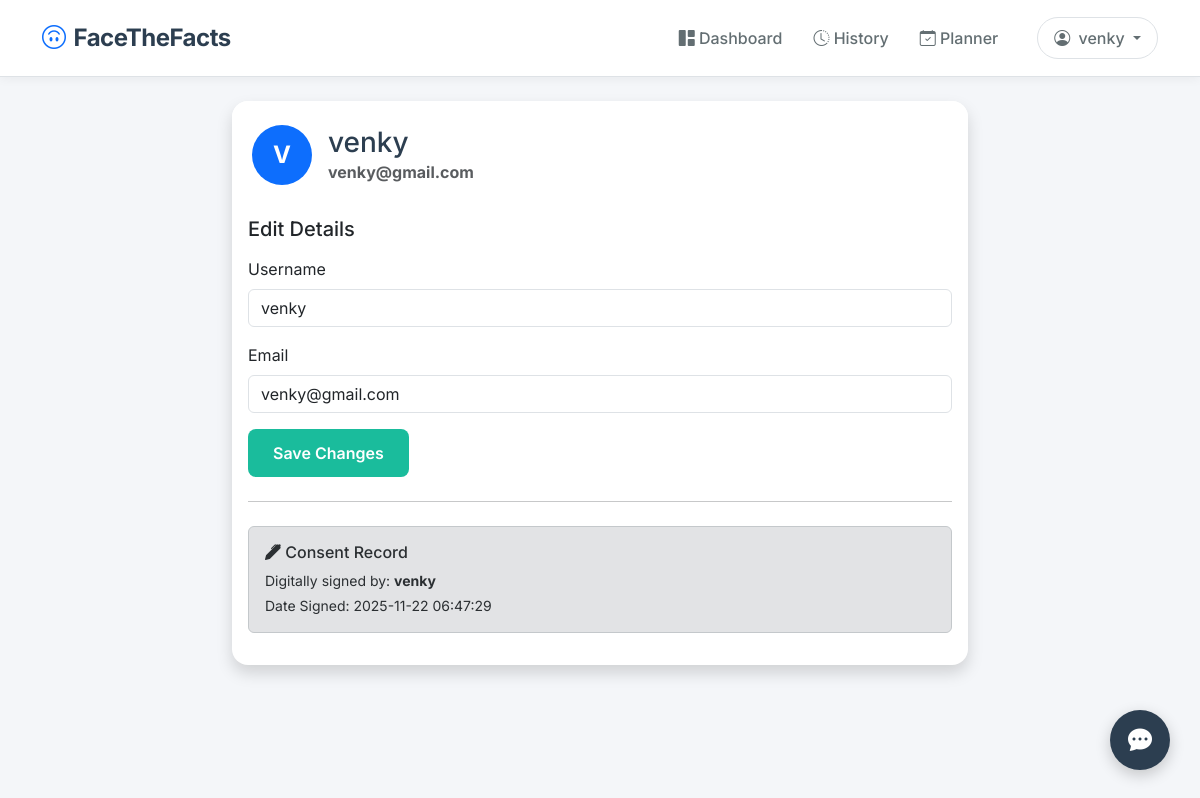
The app's page /profile (signed in) with its own data.
### utils/db_models.py (models this page shows)
class User(UserMixin, db.Model):
    id = db.Column(db.Integer, primary_key=True)
    username = db.Column(db.String(150), unique=True, nullable=False)
    email = db.Column(db.String(150), unique=True, nullable=False)
    password = db.Column(db.String(200), nullable=False)
    created_at = db.Column(db.DateTime, default=datetime.utcnow)
    consent_signature = db.Column(db.String(150), nullable=False, default="Not Signed")
    consent_date = db.Column(db.DateTime, default=datetime.utcnow)
    calibration_threshold = db.Column(db.Float, default=0.26)
    is_calibrated = db.Column(db.Boolean, default=False)
    sessions = db.relationship('MonitoringSession', backref='user', lazy=True)
    todos = db.relationship('TodoItem', backref='user', lazy=True)

### app.py (the view, shortened to what this page needs)
@app.route('/profile', methods=['GET', 'POST'])
@login_required
def profile():
    return render_template('profile.html')

### app.py (called while the page is built)
@login_manager.user_loader
def load_user(user_id):
    return User.query.get(int(user_id))

### templates/profile.html
{% extends "layout.html" %}
{% block content %}
<div class="row justify-content-center">
    <div class="col-md-8">
        <div class="card shadow">
            <div class="card-header bg-white border-bottom-0 pt-4 pb-0">
                <div class="d-flex align-items-center">
                    <div class="bg-primary text-white rounded-circle d-flex justify-content-center align-items-center me-3" style="width: 60px; height: 60px; font-size: 1.5rem;">
                        {{ current_user.username[0].upper() }}
                    </div>
                    <div>
                        <h3 class="mb-0">{{ current_user.username }}</h3>
                        <p class="text-muted mb-0">{{ current_user.email }}</p>
                    </div>
                </div>
            </div>
            <div class="card-body mt-3">
                <form method="POST">
                    <h5 class="mb-3">Edit Details</h5>
                    <div class="mb-3">
                        <label class="form-label">Username</label>
                        <input type="text" name="username" class="form-control" value="{{ current_user.username }}">
                    </div>
                    <div class="mb-3">
                        <label class="form-label">Email</label>
                        <input type="email" name="email" class="form-control" value="{{ current_user.email }}">
                    </div>
                    <button type="submit" class="btn btn-success">Save Changes</button>
                </form>
                <hr class="my-4">
                <div class="alert alert-secondary">
                    <h6 class="alert-heading"><i class="bi bi-pen-fill"></i> Consent Record</h6>
                    <p class="mb-1 small">Digitally signed by: <strong>{{ current_user.consent_signature }}</strong></p>
                    <p class="mb-0 small">Date Signed: {{ current_user.consent_date.strftime('%Y-%m-%d %H:%M:%S') }}</p>
                </div>
            </div>
        </div>
    </div>
</div>
{% endblock %}

### templates/layout.html (shortened to what this page needs)
<!DOCTYPE html>
<html lang="en">
<head>
    <link href="https://cdn.jsdelivr.net/npm/bootstrap@5.3.0/dist/css/bootstrap.min.css" rel="stylesheet">
    <link rel="stylesheet" href="https://cdn.jsdelivr.net/npm/bootstrap-icons@1.10.0/font/bootstrap-icons.css">
    <link rel="stylesheet" href="{{ url_for('static', filename='css/style.css') }}">
</head>
<body>
    <nav class="navbar navbar-expand-lg navbar-light bg-white border-bottom sticky-top">
        <div class="container">
            <a class="navbar-brand d-flex align-items-center gap-2" href="{{ url_for('home') }}">
                <i class="bi bi-emoji-smile-upside-down text-primary fs-4"></i>
                <span>FaceTheFacts</span>
            </a>
            <div class="collapse navbar-collapse" id="navbarNav">
                <ul class="navbar-nav ms-auto align-items-center">
                    {% if current_user.is_authenticated %}
                        <li class="nav-item"><a class="nav-link" href="{{ url_for('dashboard') }}"><i class="bi bi-grid-1x2-fill"></i> Dashboard</a></li>
                        <li class="nav-item"><a class="nav-link" href="{{ url_for('history') }}"><i class="bi bi-clock-history"></i> History</a></li>
                        <li class="nav-item"><a class="nav-link" href="{{ url_for('todo_list') }}"><i class="bi bi-calendar-check"></i> Planner</a></li>
                        <li class="nav-item dropdown ms-3">
                            <a class="nav-link dropdown-toggle btn btn-light border px-3 rounded-pill" href="#" role="button" data-bs-toggle="dropdown">
                                <i class="bi bi-person-circle me-1"></i> {{ current_user.username }}
                            </a>
                        </li>
                    {% else %}
                        <li class="nav-item"><a class="nav-link" href="{{ url_for('login') }}">Login</a></li>
                        <li class="nav-item ms-2"><a class="nav-link btn btn-primary text-white px-3 py-1 rounded-pill" href="{{ url_for('register') }}">Register</a></li>
                    {% endif %}
                </ul>
            </div>
        </div>
    </nav>
    <div class="container mt-4 pb-5">
        {% block content %}{% endblock %}
    </div>
    {% if current_user.is_authenticated %}
    <div class="chat-fab" onclick="toggleChat()">
        <i class="bi bi-chat-dots-fill"></i>
    </div>
    {% endif %}
</body>
</html>

### static/css/style.css (style rules this page uses)
:root { --primary-color: #2c3e50; --accent-color: #1abc9c; --bg-color: #f4f6f9; --text-dark: #2d3436; --card-shadow: 0 10px 20px rgba(0,0,0,0.05); }
body { font-family: 'Inter', sans-serif; background-color: var(--bg-color); color: var(--text-dark); -webkit-font-smoothing: antialiased; }
.navbar { background-color: #ffffff !important; box-shadow: 0 2px 10px rgba(0,0,0,0.05); padding: 15px 0; }
.navbar-brand { font-weight: 700; color: var(--primary-color) !important; font-size: 1.5rem; letter-spacing: -0.5px; }
.nav-link { color: #636e72 !important; font-weight: 500; margin-left: 15px; transition: all 0.3s ease; }
.card { border: none; border-radius: 16px; background: #fff; box-shadow: var(--card-shadow); transition: transform 0.3s ease, box-shadow 0.3s ease; overflow: hidden; }
.card-header { background-color: #fff; border-bottom: 1px solid #f1f1f1; padding: 20px; font-weight: 700; color: var(--primary-color); }
.btn-success { background-color: var(--accent-color); border: none; padding: 12px 25px; border-radius: 8px; font-weight: 600; }

### templates/layout.html (style rules this page uses)
.chat-fab { position: fixed; bottom: 30px; right: 30px; width: 60px; height: 60px; background-color: #2c3e50; color: white; border-radius: 50%; display: flex; align-items: center; justify-content: center; font-size: 24px; box-shadow: 0 5px 15px rgba(0,0,0,0.2); cursor: pointer; z-index: 9999; transition: transform 0.2s; }

### records on screen
User: username "venky", username "V", email "venky@gmail.com", consent_signature "venky", consent_date "2025-11-22 06:47:29"
